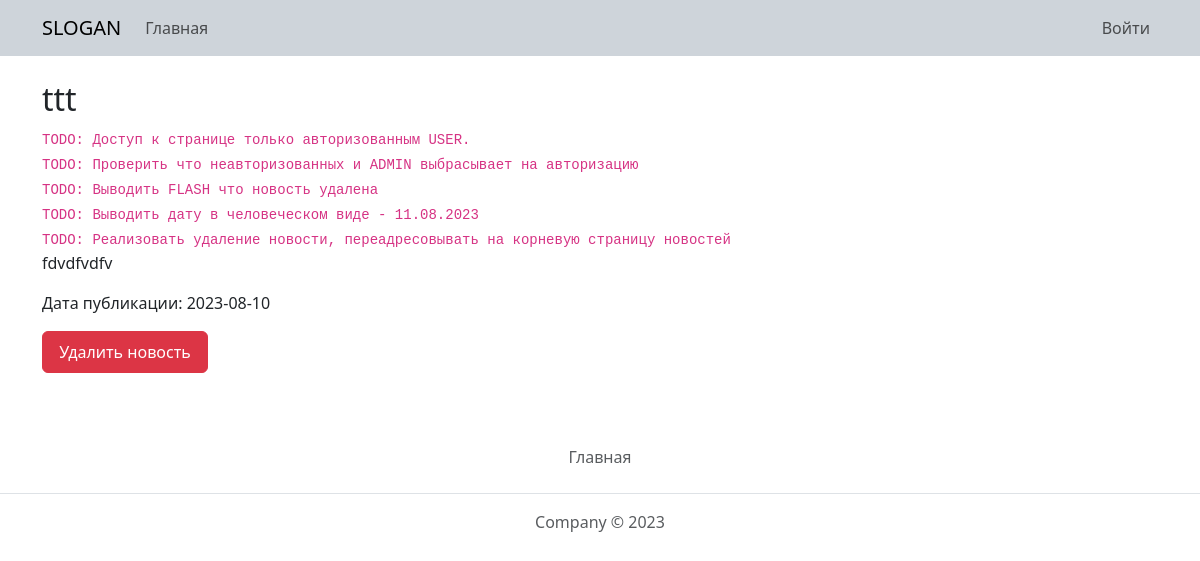
The page /news_post/2 on the database its author committed.
### webapp/db.py (models this page shows)
class News(db.Model):
    id = db.Column(db.Integer, primary_key=True)
    zag = db.Column(db.String, nullable=False)
    description = db.Column(db.String, nullable=False)
    published_at = db.Column(db.DateTime, default=datetime.utcnow)

### webapp/app.py (the view)
@app.route('/news_post/<int:id>')
def news_post(id):
    news = News.query.get(id)
    return render_template(
        'news_post.html',
        news=news,
    )

### webapp/templates/news_post.html
{% extends 'base.html' %}
{% block content %}
    <div class="container mt-4">
        <div class="row">
            <div class="col-12">
                <h2>{{ news.zag }}</h2>
                <code>TODO: Доступ к странице только авторизованным USER.</code><br>
                <code>TODO: Проверить что неавторизованных и ADMIN выбрасывает на авторизацию</code><br>
                <code>TODO: Выводить FLASH что новость удалена</code><br>
                <code>TODO: Выводить дату в человеческом виде - 11.08.2023</code><br>
                <code>TODO: Реализовать удаление новости, переадресовывать на корневую страницу новостей</code>
                <p>
                    {{ news.description }}
                </p>
                <p>
                    Дата публикации: {{ news.published_at.date() }}
                </p>
            </div>
            <div class="col-2">
                <a href="{{ url_for('news_post', id=news.id) }}/del" class="btn btn-danger w-100 py-2">Удалить новость</a>
            </div>
        </div>
    </div>
{% endblock %}

### rows shown on the page
News: zag "ttt", description "fdvdfvdfv", published_at "2023-08-10"
